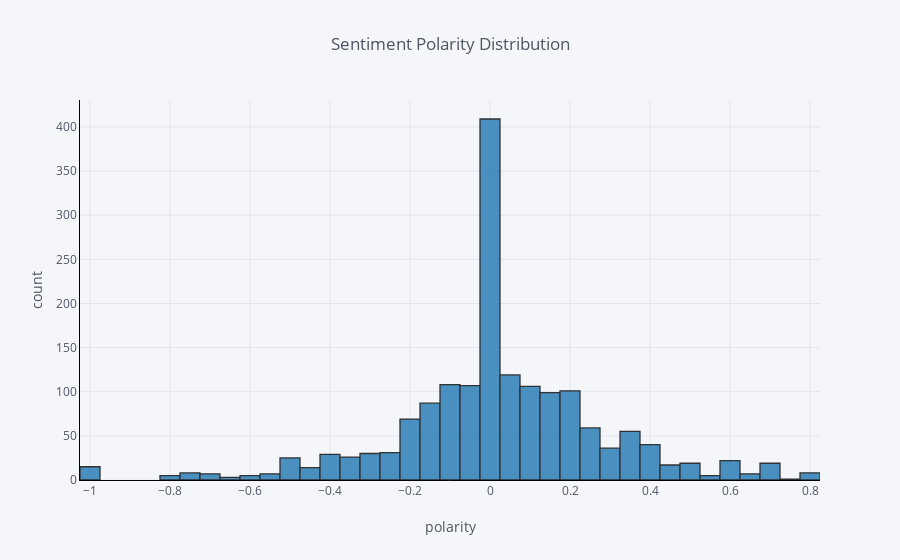

This figure's notebook cell:
### Markdown cell above
##### Negative Ratings

### Code cell
cf.go_offline()

negativeRatings['sentiments'].iplot(
    kind='hist',
    bins=50,
    xTitle='polarity',
    theme='pearl',
    colorscale='plotly',
    linecolor='black',
    yTitle='count',
    title='Sentiment Polarity Distribution')

### Figure 1 — Plotly figure (JSON) as saved in the notebook; plotly's stock layout.template omitted (floating-point values rounded to 4 significant figures; data arrays with more than 128 entries replaced by an {"elided": "..."} marker saying what was removed)
{"data": [{"histfunc": "count", "histnorm": "", "marker": {"color": "rgba(31, 119, 180, 1.0)", "line": {"color": "#000000", "width": 1.3}}, "name": "sentiments", "nbinsx": 50, "opacity": 0.8, "orientation": "v", "type": "histogram", "uid": "2a7cabf0-284f-4029-804c-24ebbdc13d23", "x": {"elided": "1698 float values"}}], "layout": {"barmode": "overlay", "legend": {"bgcolor": "#F5F6F9", "font": {"color": "#4D5663"}}, "paper_bgcolor": "#F5F6F9", "plot_bgcolor": "#F5F6F9", "title": {"font": {"color": "#4D5663"}, "text": "Sentiment Polarity Distribution"}, "xaxis": {"gridcolor": "#E1E5ED", "linecolor": "black", "showgrid": true, "tickfont": {"color": "#4D5663"}, "title": {"font": {"color": "#4D5663"}, "text": "polarity"}, "zerolinecolor": "#E1E5ED"}, "yaxis": {"gridcolor": "#E1E5ED", "linecolor": "black", "showgrid": true, "tickfont": {"color": "#4D5663"}, "title": {"font": {"color": "#4D5663"}, "text": "count"}, "zerolinecolor": "#E1E5ED"}}}
